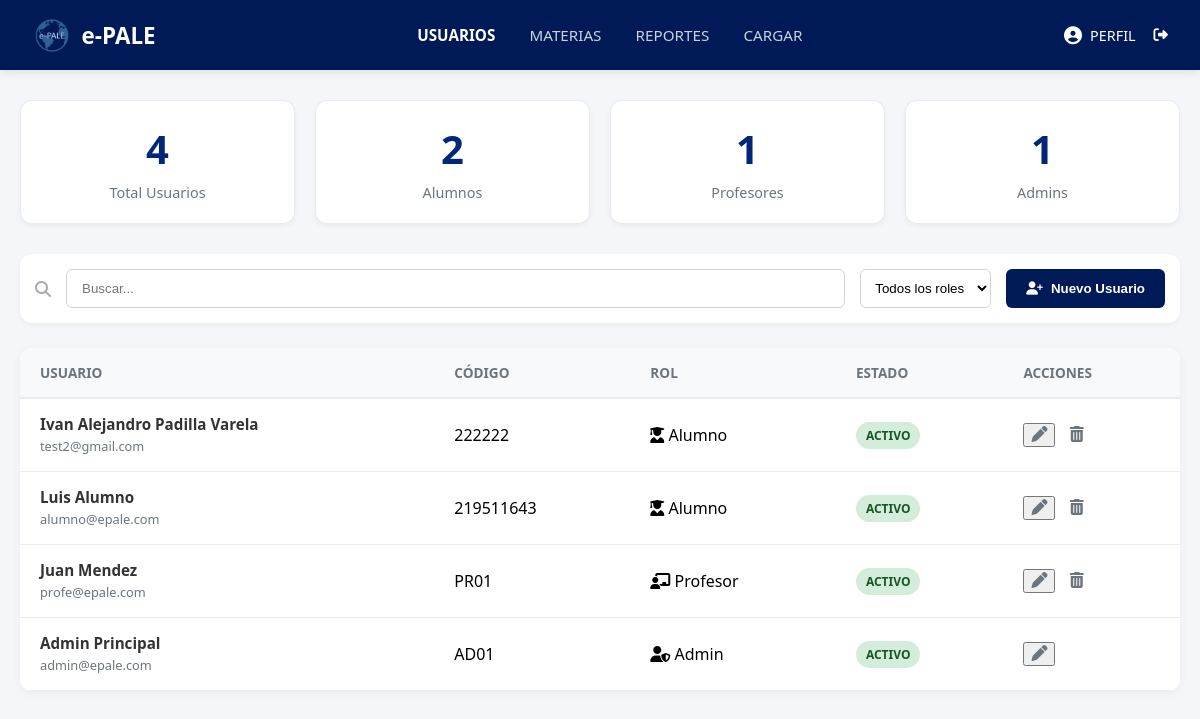
The app's page /admin/usuarios.php (signed in) with its own data.
### tables this page shows
CREATE TABLE IF NOT EXISTS `alumnos` (
  `alumno_id` int NOT NULL AUTO_INCREMENT,
  `usuario_id` int NOT NULL,
  `carrera` varchar(50) DEFAULT NULL,
  PRIMARY KEY (`alumno_id`),
  KEY `usuario_id` (`usuario_id`)
);

CREATE TABLE IF NOT EXISTS `usuarios` (
  `usuario_id` int NOT NULL AUTO_INCREMENT,
  `codigo` varchar(20) DEFAULT NULL,
  `nombre` varchar(50) NOT NULL,
  `apellido_paterno` varchar(50) NOT NULL,
  `apellido_materno` varchar(50) DEFAULT NULL,
  `correo` varchar(100) NOT NULL,
  `password` varchar(255) DEFAULT NULL,
  `telefono` varchar(20) DEFAULT NULL,
  `rol` enum('ADMIN','PROFESOR','ALUMNO') NOT NULL,
  `estatus` enum('ACTIVO','INACTIVO') DEFAULT 'ACTIVO',
  `google_id` varchar(255) DEFAULT NULL,
  `fecha_creacion` timestamp NULL DEFAULT CURRENT_TIMESTAMP,
  PRIMARY KEY (`usuario_id`),
  UNIQUE KEY `correo` (`correo`),
  UNIQUE KEY `codigo` (`codigo`)
);

### admin/usuarios.php (the view, shortened to what this page needs)
<?php
require '../db.php';
$where = "1=1";
$params = [];
$sql = "SELECT u.*, a.carrera
        FROM usuarios u
        LEFT JOIN alumnos a ON u.usuario_id = a.usuario_id
        WHERE $where
        ORDER BY u.usuario_id DESC";
$stmt = $pdo->prepare($sql);
$stmt->execute($params);
$usuarios = $stmt->fetchAll(PDO::FETCH_ASSOC);
$total_users = $pdo->query("SELECT COUNT(*) FROM usuarios")->fetchColumn();
$total_students = $pdo->query("SELECT COUNT(*) FROM usuarios WHERE rol='ALUMNO'")->fetchColumn();
$total_teachers = $pdo->query("SELECT COUNT(*) FROM usuarios WHERE rol='PROFESOR'")->fetchColumn();
$total_admins = $pdo->query("SELECT COUNT(*) FROM usuarios WHERE rol='ADMIN'")->fetchColumn();
?>
<!DOCTYPE html>
<html lang="es">
<head>
    <link rel="stylesheet" href="../css/admin.css?v=<?php echo time(); ?>">
    <link rel="stylesheet" href="https://cdnjs.cloudflare.com/ajax/libs/font-awesome/6.4.0/css/all.min.css">
</head>
<body>
    <nav class="navbar">
        <div class="navbar-brand">
            <img src="../img/logo-pale.png" alt="Logo" style="height: 35px;"> e-PALE
        </div>
        <div class="navbar-menu">
            <a href="usuarios.php" class="active">USUARIOS</a>
            <a href="materias.php">MATERIAS</a>
            <a href="#">REPORTES</a>
            <a href="importar_csv.php">CARGAR</a>
        </div>
        <div class="user-profile">
            <i class="fas fa-user-circle fa-lg"></i> PERFIL <i class="fas fa-sign-out-alt" onclick="window.location.href='../logout.php'" title="Salir" style="margin-left:10px; cursor:pointer;"></i>
        </div>
    </nav>
    <div class="main-container">
        <div class="stats-grid">
            <div class="stat-card"> <span class="stat-number"><?php echo $total_users; ?></span> <span class="stat-label">Total Usuarios</span> </div>
            <div class="stat-card"> <span class="stat-number"><?php echo $total_students; ?></span> <span class="stat-label">Alumnos</span> </div>
            <div class="stat-card"> <span class="stat-number"><?php echo $total_teachers; ?></span> <span class="stat-label">Profesores</span> </div>
            <div class="stat-card"> <span class="stat-number"><?php echo $total_admins; ?></span> <span class="stat-label">Admins</span> </div>
        </div>
        <form class="toolbar" method="GET" action="usuarios.php">
            <i class="fas fa-search" style="color:#aaa; align-self:center;"></i>
            <input type="text" name="q" class="search-input" placeholder="Buscar..." value="<?php echo isset($_GET['q']) ? htmlspecialchars($_GET['q']) : ''; ?>">
            <select name="rol" class="filter-select" onchange="this.form.submit()">
                <option value="">Todos los roles</option>
            </select>
            <button type="button" class="btn-primary" onclick="openModal()">
                <i class="fas fa-user-plus"></i> Nuevo Usuario
            </button>
        </form>
        <div class="table-wrapper">
            <table>
                <thead>
                    <tr>
                        <th>Usuario</th>
                        <th>Código</th>
                        <th>Rol</th>
                        <th>Estado</th>
                        <th>Acciones</th>
                    </tr>
                </thead>
                <tbody>
                    <?php foreach ($usuarios as $u): ?>
                    <tr>
                        <td class="user-cell">
                            <h4><?php
                                if (isset($u['apellido_paterno'])) {
                                    echo $u['nombre'] . ' ' . $u['apellido_paterno'] . (isset($u['apellido_materno']) && $u['apellido_materno'] ? ' ' . $u['apellido_materno'] : '');
                                } else {
                                    echo $u['nombre'] . ' ' . $u['apellidos'];
                                }
                            ?></h4>
                            <span><?php echo $u['correo']; ?></span>
                        </td>
                        <td><?php echo $u['codigo'] ? $u['codigo'] : '-'; ?></td>
                        <td>
                            <?php
                                $ico = ($u['rol']=='ALUMNO') ? 'user-graduate' : (($u['rol']=='PROFESOR') ? 'chalkboard-teacher' : 'user-shield');
                                echo "<i class='fas fa-$ico'></i> " . ucfirst(strtolower($u['rol']));
                            ?>
                        </td>
                        <td>
                            <span class="status-badge <?php echo ($u['estatus']=='ACTIVO')?'status-active':'status-inactive'; ?>">
                                <?php echo $u['estatus']; ?>
                            </span>
                        </td>
                        <td>
                            <button class="action-btn" onclick='editUser(<?php echo json_encode($u); ?>)'>
                                <i class="fas fa-pen"></i>
                            </button>
                            <?php if($u['usuario_id'] != $_SESSION['user_id']): ?>
                                <a href="usuarios.php?borrar=<?php echo $u['usuario_id']; ?>" class="action-btn delete" onclick="return confirm('¿Borrar?');">
                                    <i class="fas fa-trash-alt"></i>
                                </a>
                            <?php endif; ?>
                        </td>
                    </tr>
                    <?php endforeach; ?>
                </tbody>
            </table>
</body>
</html>

### css/admin.css (style rules this page uses)
:root { --udg-blue: #001a57; --udg-light: #002677; --bg-gray: #f4f6f9; --white: #ffffff; --text-dark: #333; --text-light: #6c757d; --border: #e9ecef; --success: #28a745; --danger: #dc3545; }
body { font-family: 'Segoe UI', Tahoma, Geneva, Verdana, sans-serif; background-color: var(--bg-gray); margin: 0; min-height: 100vh; }
.navbar { background-color: var(--udg-blue); color: var(--white); padding: 0 2rem; height: 70px; display: flex; justify-content: space-between; align-items: center; box-shadow: 0 2px 10px rgba(0,0,0,0.1); }
.navbar-brand { font-size: 1.4rem; font-weight: bold; display: flex; align-items: center; gap: 10px; }
.navbar-menu a { color: rgba(255,255,255,0.8); text-decoration: none; margin: 0 15px; font-weight: 500; font-size: 0.95rem; transition: color 0.3s; }
.navbar-menu a:hover, .navbar-menu a.active { color: var(--white); font-weight: 700; }
.user-profile { display: flex; align-items: center; gap: 8px; font-size: 0.9rem; cursor: pointer; }
.main-container { max-width: 1200px; margin: 30px auto; padding: 0 20px; }
.stats-grid { display: grid; grid-template-columns: repeat(auto-fit, minmax(200px, 1fr)); gap: 20px; margin-bottom: 30px; }
.stat-card { background: var(--white); padding: 20px; border-radius: 12px; text-align: center; box-shadow: 0 2px 5px rgba(0,0,0,0.05); border: 1px solid var(--border); }
.stat-number { display: block; font-size: 2.5rem; font-weight: bold; color: var(--udg-light); margin-bottom: 5px; }
.stat-label { color: var(--text-light); font-size: 0.9rem; }
.toolbar { background: var(--white); padding: 15px; border-radius: 12px; display: flex; gap: 15px; margin-bottom: 25px; box-shadow: 0 2px 5px rgba(0,0,0,0.05); flex-wrap: wrap; }
.search-input { flex: 1; padding: 10px 15px; border: 1px solid #ced4da; border-radius: 6px; min-width: 200px; }
.filter-select { padding: 10px; border: 1px solid #ced4da; border-radius: 6px; background-color: var(--white); }
.btn-primary { background-color: var(--udg-blue); color: var(--white); border: none; padding: 10px 20px; border-radius: 6px; cursor: pointer; font-weight: 600; text-decoration: none; display: inline-flex; align-items: center; gap: 8px; }
.table-wrapper { background: var(--white); border-radius: 12px; overflow: hidden; box-shadow: 0 2px 10px rgba(0,0,0,0.05); }
table { width: 100%; border-collapse: collapse; }
thead { background-color: #f8f9fa; border-bottom: 2px solid var(--border); }
th { text-align: left; padding: 15px 20px; color: var(--text-light); font-weight: 600; font-size: 0.85rem; text-transform: uppercase; }
td { padding: 15px 20px; border-bottom: 1px solid var(--border); vertical-align: middle; }
.user-cell h4 { margin: 0; font-size: 0.95rem; color: var(--text-dark); }
.user-cell span { font-size: 0.8rem; color: var(--text-light); }
.status-badge { padding: 5px 10px; border-radius: 20px; font-size: 0.75rem; font-weight: bold; display: inline-block; }
.status-active { background-color: #d4edda; color: #155724; }
.action-btn { color: var(--text-light); margin-right: 10px; text-decoration: none; font-size: 1rem; transition: color 0.2s; }

### records on screen
alumnos: usuario.nombre "Ivan Alejandro", usuario.apellido_paterno "Padilla", usuario.apellido_materno "Varela", usuario.correo "test2@gmail.com", usuario.codigo "222222", usuario.rol "Alumno", usuario.estatus "ACTIVO"
alumnos: usuario.nombre "Luis", usuario.apellido_paterno "Alumno", usuario.correo "alumno@epale.com", usuario.codigo "219511643", usuario.rol "Alumno", usuario.estatus "ACTIVO"
usuarios: nombre "Juan", apellido_paterno "Mendez", correo "profe@epale.com", codigo "PR01", rol "Profesor", estatus "ACTIVO"
usuarios: nombre "Admin", apellido_paterno "Principal", correo "admin@epale.com", codigo "AD01", rol "Admin", estatus "ACTIVO"

### other values on screen
$total_users "4"
$total_students "2"
$total_teachers "1"
$total_admins "1"
